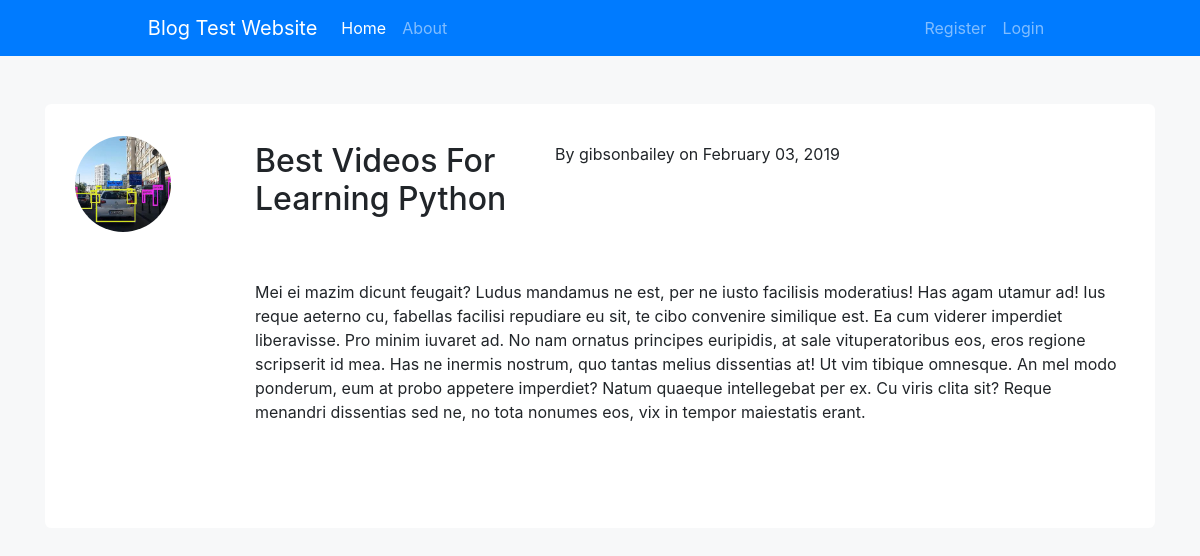
Page /post/25/ on the committed database.
### blog/models.py (models this page shows, shortened)
class Post(models.Model):
    title = models.CharField(max_length=100)
    content = models.TextField()
    author = models.ForeignKey(User, on_delete=models.CASCADE)
    date_posted = models.DateTimeField(default=timezone.now)

### users/models.py (models this page shows, shortened)
class Profile(models.Model):
    user = models.OneToOneField(User, on_delete=models.CASCADE)
    image = models.ImageField(default='default.jpg',upload_to='profile_pics')

### blog/views.py (the view)
# urls.py: path('post/<int:pk>/', PostDetailView.as_view(), name='post-detail'),
class PostDetailView(DetailView):
    model = Post

### blog/templates/blog/post_detail.html (shortened to what this page needs)
{% extends "blog/base.html" %}
{% load static %}
{% block style_links %}
<link rel="stylesheet" type="text/css" href="{% static 'blog/posts.css' %}">
{% endblock style_links %}
{% block content %}
    <div class="container posts-container">
        <div class="container post">
            <div class="row align-items-center post-heading">
                <div class="col-2">
                    <img class="rounded-circle post-image" src="{{ object.author.profile.image.url }}">
                </div>
                <div class="col-10 align-items-center">
                    <div class="row justify-content-start">
                        <h2 class="col">{{ object.title }}</h2>
                        <p class="col-8">By {{ object.author }} on {{ object.date_posted|date:"F d, Y" }}</p>
                    </div>
                </div>
            </div>
            <div class="row justify-content-end">
                <div class="col-10">
                    <p>{{ object.content }}</p>
                </div>
            </div>
        </div>
    </div>
{% endblock content %}

### static/base/main.css (style rules this page uses)
body { background-color: #f7f8f9; }

### blog/static/blog/posts.css (style rules this page uses)
.posts-container { background-color: #ffffff; border-radius: 0.4em; padding-top: 2em; padding-bottom: 0.5em; margin-top: 3em; }
.post-heading { margin-bottom: 3em; height: 100%; }
.post { margin-bottom: 3em; padding-bottom: 2em; }
.post-image { width: 6em; height: 6em; }

### rows in the picture
Post: author.profile.image (picture), title "Best Videos For Learning Python", author "gibsonbailey", date_posted "February 03, 2019", content "Mei ei mazim dicunt feugait? Ludus mandamus ne est, per ne iusto facilisis moderatius! Has agam utamur ad! Ius reque aeterno cu, fabellas facilisi repudiare eu sit, te cibo convenire similique est. Ea cum viderer imperdiet liberavisse. Pro minim iuvaret ad. No nam ornatus principes euripidis, at sale vituperatoribus eos, eros regione scripserit id mea. Has ne inermis nostrum, quo tantas melius dissentias at! Ut vim tibique omnesque. An mel modo ponderum, eum at probo appetere imperdiet? Natum quaeque intellegebat per ex. Cu viris clita sit? Reque menandri dissentias sed ne, no tota nonumes eos, vix in tempor maiestatis erant."
